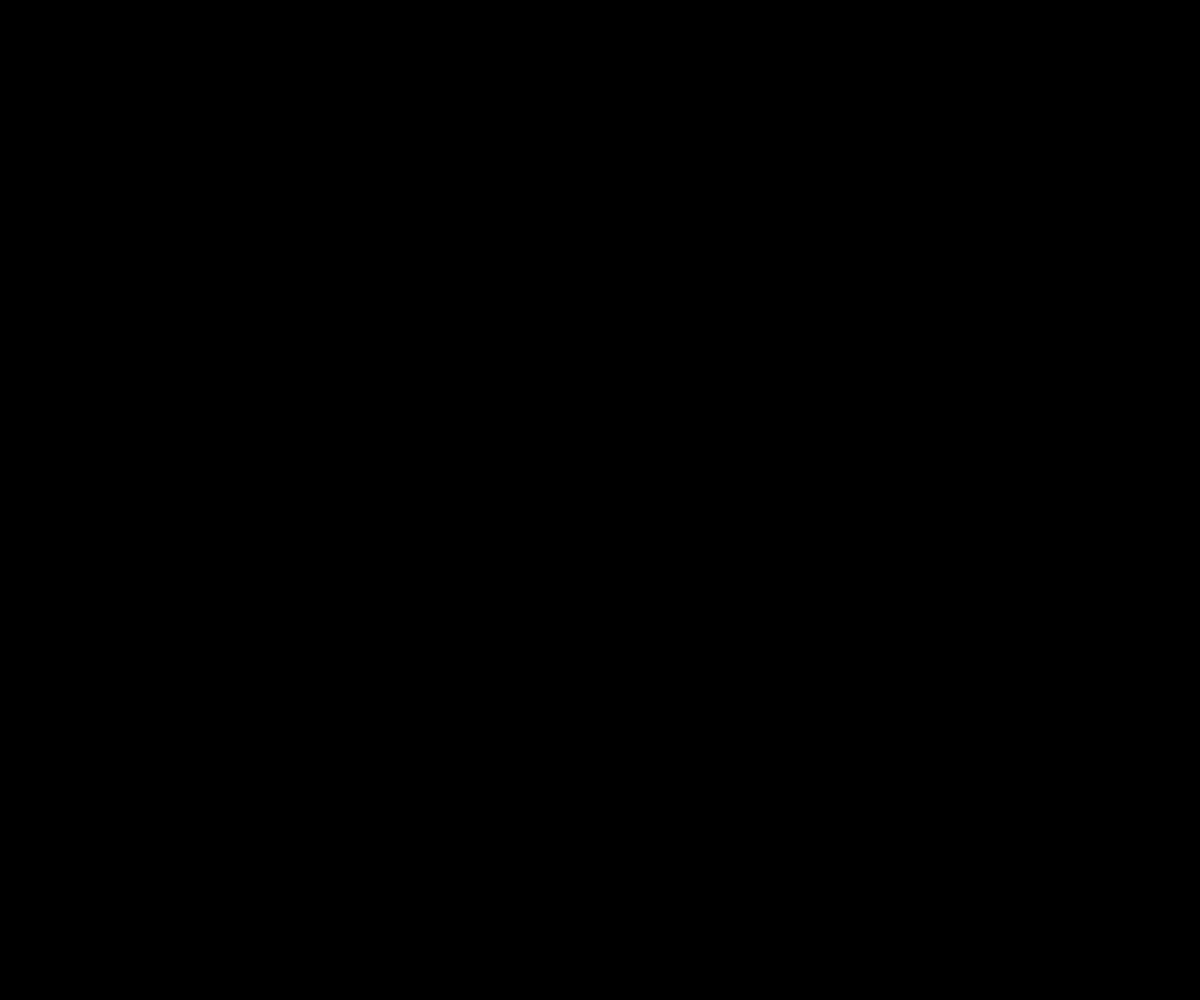
Frame 1 (no input)
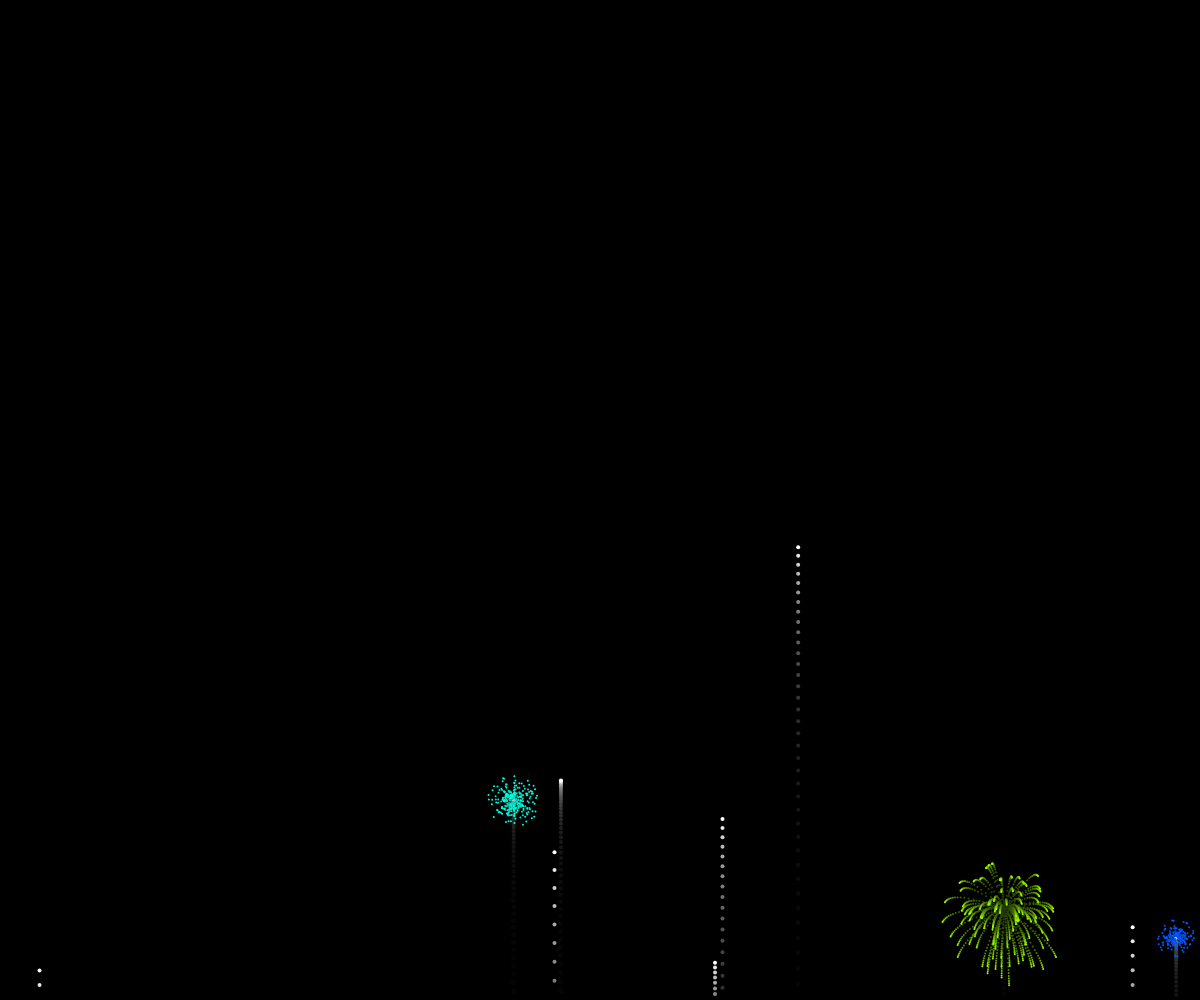
Frame 60 (no input)
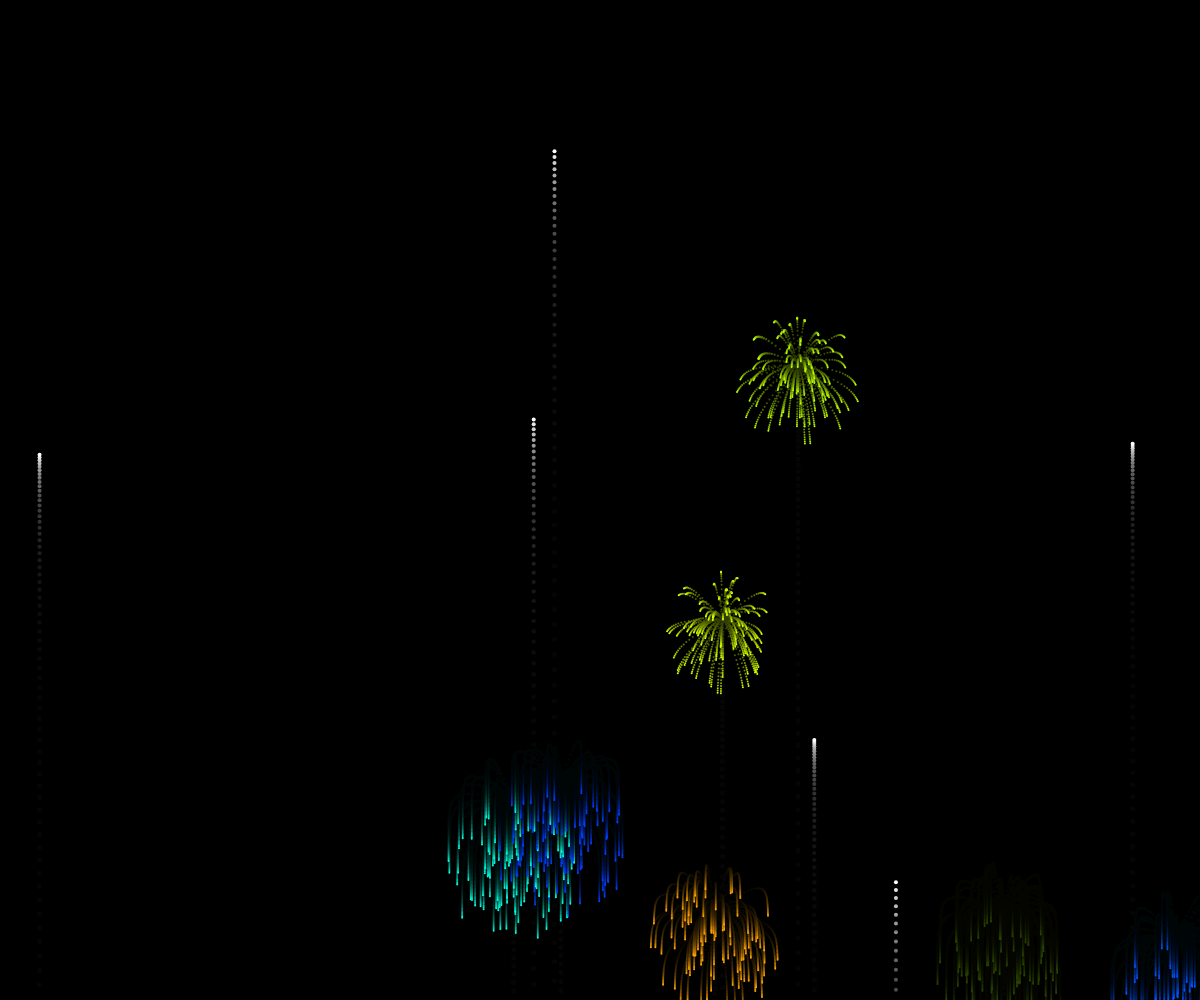
Frame 120 (the mouse pressed at the canvas centre since frame 60)

The p5.js sketch that drew these frames (run headless with seeded random() and noise() and a simulated clock; from frame 60 on, the mouse is pressed at the canvas centre):

// p5.js sketch
// ── sketch.js
var fireworks = [];
var gravity;

function setup() {
	createCanvas(window.innerWidth, window.innerHeight);
	colorMode(HSB);
	gravity = createVector(0, 0.2);
	stroke(255);
	strokeWeight(4);
	background(0);
  }
  
  function draw() {
	  colorMode(RGB);
	background(0, 0, 0, 25);
	if (random(1) < 0.1) {
		fireworks.push(new Firework());
	}
	for (var i = fireworks.length-1; i >= 0; i--) {
		fireworks[i].update();
		fireworks[i].show();
		if (fireworks[i].done()){
			fireworks.splice(i, 1);
		}
	}
	// firework.applyForce(gravity);
	
  }

// ── firework.js
function Firework() {
    this.firework = new Particle(random(width), height, this.hu, true);
    this.exploded = false;
    this.particles = [];
    this.hu = random(255);

    this.done = function() {
        if (this.exploded && this.particles.length === 0) {
            return true;
        } else {
            return false;
        }
    }

    this.update = function() {
        if (!this.exploded) {
            this.firework.applyForce(gravity);
            this.firework.update();
            if (this.firework.vel.y >= 0) {
                this.exploded = true;
                this.explode();
            }
        }

        for (var i = this.particles.length-1; i >=0; i--) {
            this.particles[i].applyForce(gravity);
            this.particles[i].update();
            if (this.particles[i].done()) {
                this.particles.splice(i, 1);
            }
        }

        this.explode = function() {
            for (var i = 0; i < 100; i++) {
                var p = new Particle(this.firework.pos.x, this.firework.pos.y,this.hu, false);
                this.particles.push(p);
            }
        }
    }

    this.show = function() {
        if (!this.exploded) {
            this.firework.show();
        }
        for (var i = 0; i < this.particles.length; i++) {
            this.particles[i].show();
        }
    }
}
// ── particle.js
function Particle(x,y, hu, firework) {
    this.pos = createVector(x, y);
    this.firework = firework;
    this.lifespan = 255;
    this.hu = hu;

    if (this.firework) {
        this.vel = createVector(0,random(-22, -5));
    } else {
        this.vel = p5.Vector.random2D();
        this.vel.mult(random(2,12))
    }
    
    this.acc = createVector(0,0);

    this.applyForce = function(force){
        this.acc.add(force);
    }

    this.update = function() {
        if (!this.firework) {
            this.vel.mult(0.85);
            this.lifespan -=4;
        }
        this.vel.add(this.acc);
        this.pos.add(this.vel);
        this.acc.mult(0);
    }

    this.done = function() {
        if (this.lifespan , 0) {
            return true;
        } else {
            return false;
        }
    }

    this.show = function() {
        colorMode(HSB);
        if (!this.firework) {
            strokeWeight(2);
            stroke(hu, 255, 255, this.lifespan);
        } else {
            strokeWeight(4);
            stroke(hu, 255, 255);
        }
        
        point(this.pos.x, this.pos.y);
    }
}
